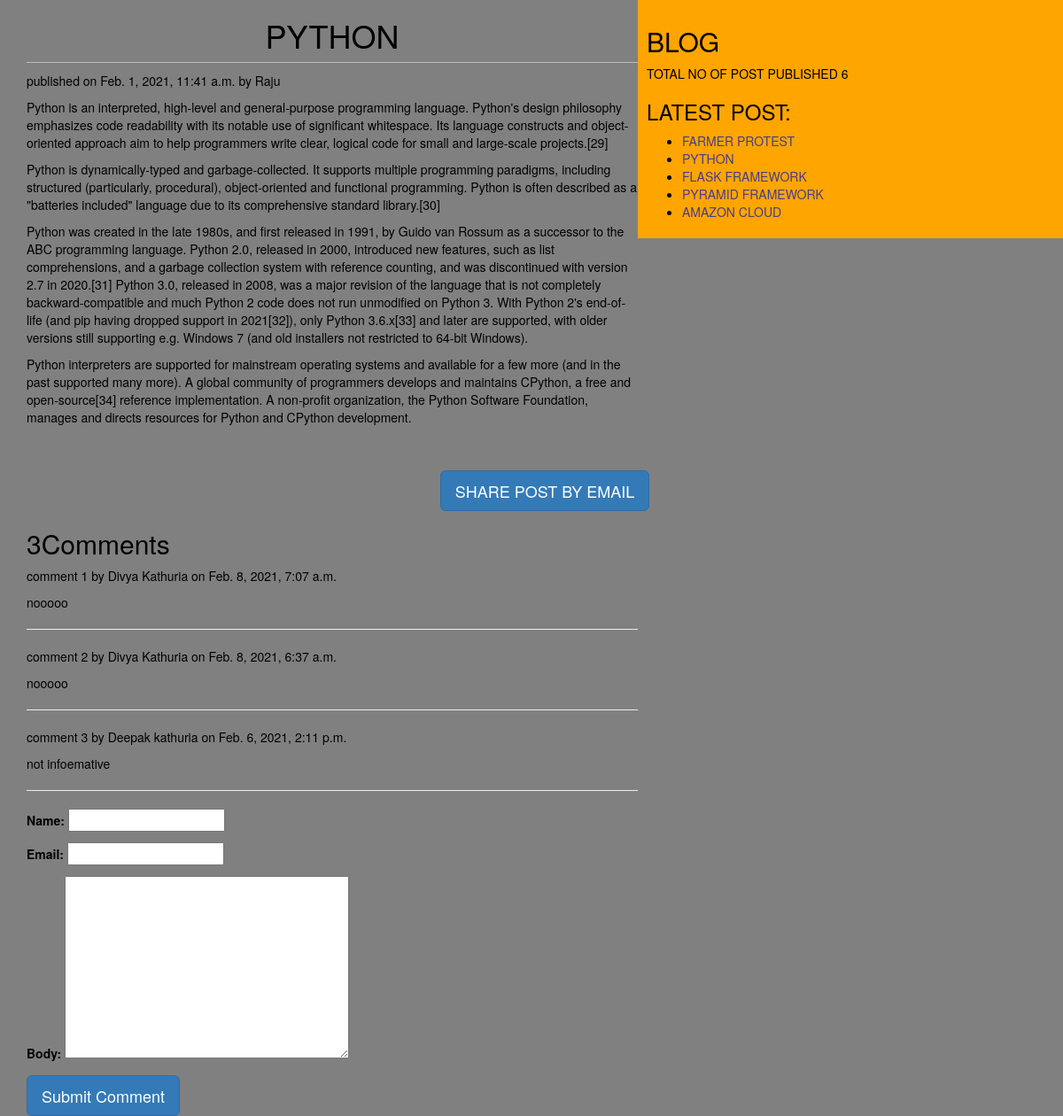
Page /2021/02/01python/ on the committed database.
### testapp/models.py (models this page shows, shortened)
class Post(models.Model):
    STATUS_CHOICES=(('draft','Draft'),('published','Published'))
    title=models.CharField(max_length=256)
    slug=models.SlugField(max_length=256,unique_for_date='publish')
    author=models.ForeignKey(to=User,related_name='blog_posts',on_delete=models.CASCADE)
    body=models.TextField()
    publish=models.DateTimeField(default=timezone.now)
    created=models.DateTimeField(auto_now_add=True)
    updated=models.DateTimeField(auto_now=True)
    status=models.CharField(max_length=10,choices=STATUS_CHOICES,default='draft')
    objects=CustomManager()
    tags=TaggableManager()
    class Meta:
        ordering=('-publish',)
    def get_absolute_url(self):
        return reverse('post_detail', args=[self.publish.year,
        self.publish.strftime('%m'), self.publish.strftime('%d'), self.slug])

class Comment(models.Model):
    post=models.ForeignKey(Post,related_name='comments')
    name=models.CharField(max_length=232)
    email=models.EmailField()
    body=models.TextField()
    created=models.DateTimeField(auto_now_add=True)
    updated=models.DateTimeField(auto_now=True)
    active=models.BooleanField(default=True)
    class Meta:
        ordering=('-created',)

### testapp/views.py (the view)
def post_detail_view(request,year,month,day,post):
    post=get_object_or_404(Post,slug=post,
                                 status='published',
                                 publish__year=year,
                                 publish__month=month,
                                 publish__day=day)
    comments=post.comments.filter(active=True)
    csubmit=False
    if request.method=='POST':
        form=CommentForm(data=request.POST)
        if form.is_valid():
            new_comment=form.save(commit=False)
            new_comment.post=post
            new_comment.save()
    else:
           form=CommentForm()
    return render(request,'testapp/post_detail.html',{'post':post,'form':form,'comments':comments,'csubmit':csubmit})

### testapp/forms.py
class CommentForm(forms.ModelForm):
    class Meta:
        model=Comment
        fields=('name','email','body')

### testapp/models.py (called while the page is built)
    def get_queryset(self):
        return super().get_queryset().filter(status="published")

### testapp/templatetags/testapp_tags.py (called while the page is built)
@register.simple_tag
def total_posts():
    return Post.objects.count()

@register.inclusion_tag('testapp/latest.html')
def show_latest_posts(count=5):
    latest_posts=Post.objects.order_by('-publish')[:count]
    return {'latest_posts':latest_posts}

### templates/testapp/post_detail.html (shortened to what this page needs)
{%extends 'testapp/base.html'%}
   {% block content %}
      <h1>{{post.title}}</h1>
       <p>published on {{post.publish}} by {{post.author|title}}</p>
       {{post.body|linebreaks}}<br><br>
       <div class="container"align="center">
       <a href="/{{post.id}}/share" class="btn btn-primary btn-lg" >SHARE POST BY EMAIL</a>
       </div>
       {% with comments.count as comments_count %}
       <h2>{{comments_count}}Comment{{comments_count|pluralize}}</h2>
       {% endwith %}
       {% if comments %}
         {% for comment in comments %}
         <p id='ch'>comment {{forloop.counter}} by {{comment.name}} on {{comment.created}}</p>
         <div class="cb">{{comment.body|linebreaks}}</div>
         <hr>
         {% endfor %}
         {% else %}
         <p>NO COMMENTS YET</p>
        {% endif %}
        {% if csubmit %}
          <h2>Your Comment Added SUCCESSFULLY</h2>
        {% else %}
        <form method="post">
          {{form.as_p}}
          <input type="submit" class="btn btn-primary btn-lg", value="Submit Comment">
        </form>
      {% endif %}
    {% endblock %}

### templates/testapp/latest.html
<ul>
  {% for post in latest_posts %}
  <li><a href="{{post.get_absolute_url}}"">{{post.title}}</a></li>
  {% endfor %}
</ul>

### static/css/blog.css (style rules this page uses)
h1 { text-align: center; border-bottom: 1px solid #bbb; padding-bottom: 10px; }
body { background: grey; color: black; }
a { color: #483D8B; }

### rows in the picture
Post: title "PYTHON", publish "Feb. 1, 2021, 11:41 a.m.", author "Raju", body "Python is an interpreted, high-level and general-purpose programming language. Python's design philosophy emphasizes code readability with its notable use of significant whitespace. Its language constructs and object-oriented approach aim to help programmers write clear, logical code for small and large-scale projects.[29] Python is dynamically-typed and garbage-collected. It supports multiple programming paradigms, including structured (particularly, procedural), object-oriented and functional programming. Python is often described as a \"batteries included\" language due to its comprehensive standard library.[30] Python was created in the late 1980s, and first released in 1991, by Guido van…"
Comment: name "Divya Kathuria", created "Feb. 8, 2021, 7:07 a.m.", body "nooooo"
Comment: name "Divya Kathuria", created "Feb. 8, 2021, 6:37 a.m.", body "nooooo"
Comment: name "Deepak kathuria", created "Feb. 6, 2021, 2:11 p.m.", body "not infoemative"
Post: title "FARMER PROTEST"
Post: title "FLASK FRAMEWORK"
Post: title "PYRAMID FRAMEWORK"
Post: title "AMAZON CLOUD"

### other values in the picture
{{ comments_count }} "3"
